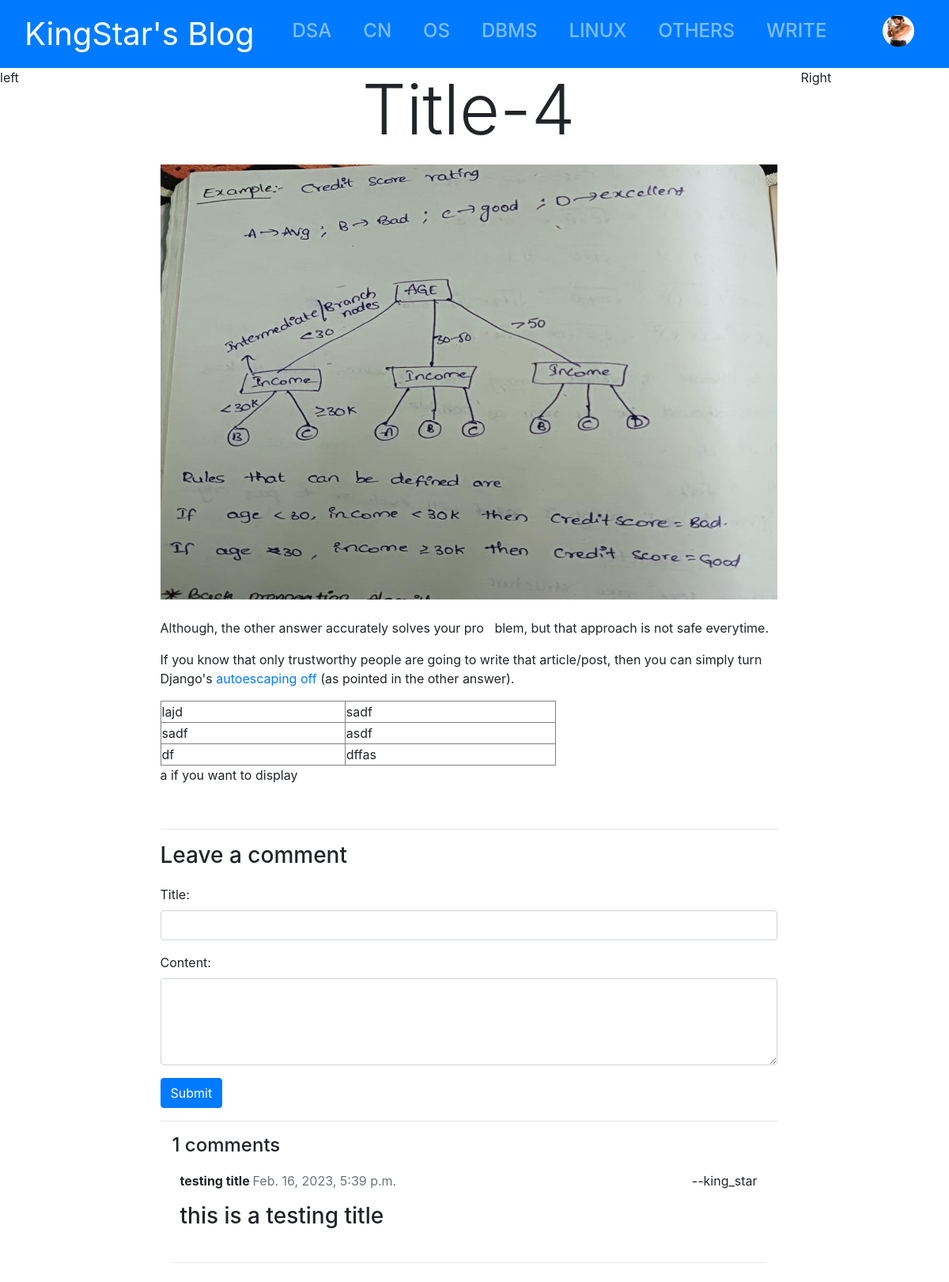
Page /title-4/ (signed in) on the committed database.
### blog/models.py (models this page shows, shortened)
class UserProfile(models.Model):
    user = models.OneToOneField(User, on_delete=models.CASCADE, related_name='profile')
    image = models.ImageField(null=True, blank=True,upload_to='images/')
    favourite = models.ManyToManyField(Article, related_name="favourite", null=True, blank=True)
    read_later = models.ManyToManyField(Article, related_name='read_later', null=True, blank=True)

class Article(models.Model):
    title = models.CharField(max_length=200, unique=True)
    slug = models.SlugField(max_length=200, unique=True, editable=True)
    author = models.ForeignKey(User, on_delete=models.CASCADE)
    updated_on = models.DateTimeField(auto_now=True)
    created_on = models.DateTimeField(auto_now_add=True)
    content = RichTextField()
    image = models.ImageField(null=True, blank=True,upload_to='images/')
    category = models.CharField(max_length=200, choices=CATEGORY_CHOICES)
    active = models.BooleanField(default=True)
    class Meta:
        ordering = ['-created_on']
    def __str__(self):
        return self.title

class Comments(models.Model):
    user = models.ForeignKey(User, on_delete=models.CASCADE)
    article = models.ForeignKey(Article, on_delete=models.CASCADE, related_name="comments")
    title = models.CharField(max_length=200, blank=True, null=True)
    content = models.TextField()
    created_on = models.DateTimeField(auto_now_add=True)
    active = models.BooleanField(default=True)
    class Meta:
        ordering = ['created_on']

### blog/views.py (the view)
# urls.py: path('<slug:slug>/', views.detailView, name="detail"),
def detailView(request, slug):
    post = Article.objects.get(slug=slug)
    comments = post.comments.filter(active = True)
    comments_form = CommentsForm()
    print(comments)
    print(post)
    context = {"post":post, "comments":comments, "comment_form":comments_form}
    if request.user.is_authenticated:
        context["profile"] = UserProfile.objects.get(pk=request.user.id)
    return render(request, 'blog/detail.html', context=context)

### blog/forms.py
class CommentsForm(ModelForm):
    class Meta:
        model = Comments
        fields = ['title', 'content']
        widgets = {
            'content': forms.Textarea(attrs={'rows':4, 'cols':65, 'class':'form-control'}),
            'title': forms.TextInput(attrs={'length':50,'class':'form-control'})
        }

### templates/blog/detail.html (shortened to what this page needs)
{% include "blog/base.html" %}
{% block body %}
    {% if post %}
    <div class="row mr-0">
        <div class="col-2">left</div>
        <div class="col-8">
            <p class="text-center text-capitalize display-2">{{ post.title }}</p>
            {% if post.image %}
            <img src="{{ post.image.url }}" style="height: 550px;width: 100%;" class="img-fluid" alt="Responsive image">
            {% endif %}
            <div class="mt-4">
                {{ post.content|safe }}
            </div>
            <br />
            <hr />
            <div class="mt-2">
                <div class = "">
                    <h3>Leave a comment</h3>
                    <form method="post" action = "{% url 'comment' post.slug %}" style="margin-top: 1.3em;">
                        {{ comment_form.as_p }}
                        <button type="submit" class="btn btn-primary">Submit</button>
                    </form>
                </div>
                        <hr>
                {% if comments %}
                <div class="col-md-12 mb-4  mt-3 ">
                        <h4>{{ comments.count }} comments</h4>
                        {% for comment in comments %}
                        <div class="comments" style="padding: 10px;">
                            <div class="d-flex justify-content-between">
                                <p class="font-weight-bold">
                                        {{ comment.title }}
                                        <span class=" text-muted font-weight-normal h6">
                                            {{ comment.created_on }}
                                        </span>
                                </p>
                                    --{{ comment.user }}
                            </div>
                            <div class="h3">
                                {{ comment.content | linebreaks }}
                            </div>
                        </div>
                        <hr>
                        {% endfor %}
                </div>
                {% endif %}
            </div>
        </div>
        <div class="col-2">Right </div>
    </div>
    {% else %}
        Something went wrong.
    {% endif %}
{% endblock %}

### templates/blog/profiledropdown.html (shortened to what this page needs)
<div class="dropdown">
  <button class="btn btn-primary" id="dropdownMenu2" data-toggle="dropdown" aria-haspopup="true" aria-expanded="false">
    {% if profile.image %}
    <img class="rounded-circle" src="{{ profile.image.url }}" style="height: 40px; width:40px">
    {% else %}
    <i class="h2 bi bi-person-circle"></i>
    {% endif %}
  </button>
</div>

### rows in the picture
UserProfile: image (picture)
Article: title "Title-4", image (picture), content "Although, the other answer accurately solves your pro blem, but that approach is not safe everytime. If you know that only trustworthy people are going to write that article/post, then you can simply turn Django's autoescaping off (as pointed in the other answer). lajd sadf sadf asdf df dffas a if you want to display"
Comments: title "testing title", created_on "Feb. 16, 2023, 5:39 p.m.", user "king_star", content "this is a testing title"

### other values in the picture
{{ comments.count }} "1"
